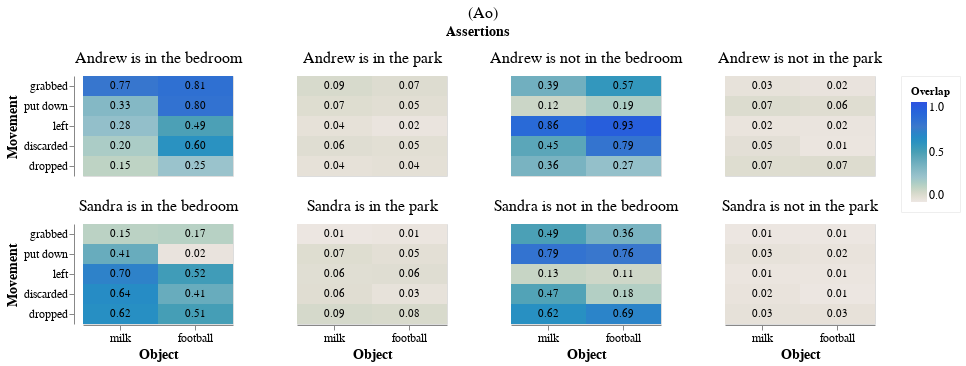

The cell this chart's notebook holds for it:
### Code cell
VegaLite({
    "data": {"values": all_axioms_overlaps_df.loc[:, ["diag1", "diag2", "overlap_real", "ques", "movement", "movement2", "axiom"]].to_dict("records")},
    "transform": [
        {"filter": "datum.axiom === 'Base: A is not in p II'"},
        {"filter": f"indexof({grab_basis}, datum.movement2) > 0"},
        {"as":"overlap_real_rounded", "calculate": "format(datum.overlap_real, '.2f')"},
    ],
    "title": {"text": f"(Ao)", "fontWeight": "normal"},
    "facet": {"field": "ques", "title": "Assertions"},
    "columns": 4,
    "spec": {
        "width": 150,
        "encoding": {
            "y": {"field": "movement2", "title": "Movement", "type": "nominal", "axis": {"labelAngle": 0}, "sort": [
                "Ak", "Cp", "Ap_Ak",
            ]},
            "x": {"field": "movement", "title": "Object", "type": "nominal", "axis": {"labelAngle": 0}, "sort": [
                "Ak", "Cp", "Ap_Ak",
            ]},
        },
        "layer": [
            {
                "mark": "rect",
                "encoding": {
                    "color": {
                        "field": "overlap_real", 
                        "type": "quantitative", 
                        "title": "Overlap", 
                        "scale": {
                            "domain": [0,1],
                            "scheme": [
                                "#EDE7E3",
                                "#9BC3CC",
                                "#489FB5",
                                "#3C79CB",
                                "#2F52E0",
                            ]
                        },
                    },
                }
            },
            {
                "mark": "text",
                "encoding": {
                    "text": {"field": "overlap_real_rounded"},
                }
            },
        ],
    },
    "config": config,
})

### Figure 1 — Vega-Lite specification as saved in the notebook (floating-point values rounded to 4 significant figures; data arrays with more than 128 entries replaced by an {"elided": "..."} marker saying what was removed)
{"columns": 4, "config": {"axis": {"labelFontSize": 12, "titleFontSize": 14}, "header": {"labelFontSize": 16, "labelFontWeight": "normal", "titleFontSize": 14, "titleFontWeight": "bold"}, "legend": {"fillColor": "#fffd", "labelFontSize": 12, "padding": 10, "strokeColor": "#eeeeee"}, "title": {"anchor": "center", "fontSize": 16}}, "data": {"values": {"elided": "560 records"}}, "facet": {"field": "ques", "title": "Assertions"}, "spec": {"encoding": {"x": {"axis": {"labelAngle": 0}, "field": "movement", "sort": ["Ak", "Cp", "Ap_Ak"], "title": "Object", "type": "nominal"}, "y": {"axis": {"labelAngle": 0}, "field": "movement2", "sort": ["Ak", "Cp", "Ap_Ak"], "title": "Movement", "type": "nominal"}}, "layer": [{"encoding": {"color": {"field": "overlap_real", "scale": {"domain": [0, 1], "scheme": ["#EDE7E3", "#9BC3CC", "#489FB5", "#3C79CB", "#2F52E0"]}, "title": "Overlap", "type": "quantitative"}}, "mark": "rect"}, {"encoding": {"text": {"field": "overlap_real_rounded"}}, "mark": "text"}], "width": 150}, "title": {"fontWeight": "normal", "text": "(Ao)"}, "transform": [{"filter": "datum.axiom === 'Base: A is not in p II'"}, {"filter": "indexof(['picked up', 'grabbed', 'put down', 'left', 'discarded', 'dropped'], datum.movement2) > 0"}, {"as": "overlap_real_rounded", "calculate": "format(datum.overlap_real, '.2f')"}]}
